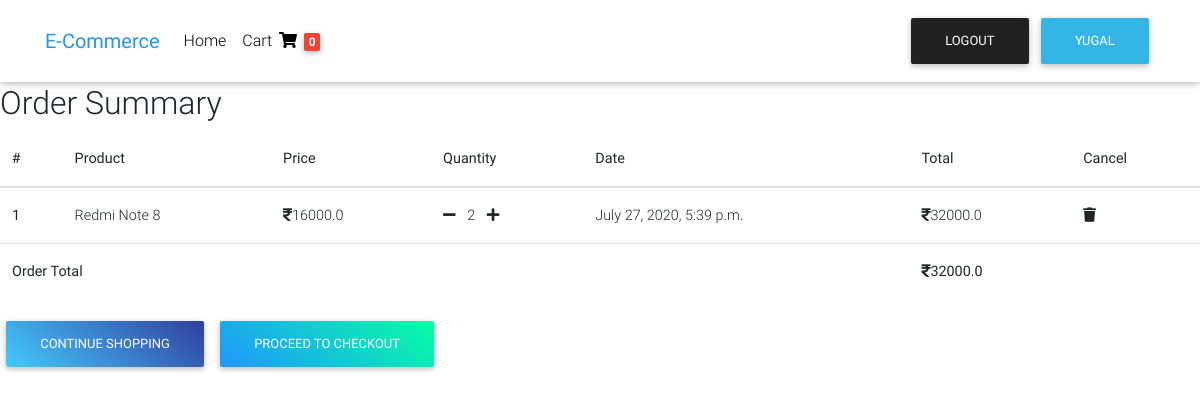
/ordersummary/ (signed in), run on the app's committed database.
### ecommerce/models.py (models this page shows)
class Order(models.Model):
    user=models.ForeignKey(User,on_delete=models.CASCADE)
    orderproducts=models.ForeignKey(Product,on_delete=models.CASCADE)
    quantity=models.IntegerField(default=0)
    date=models.DateTimeField()
    orderaddress=models.ForeignKey('BillingAddress',on_delete=models.SET_NULL,null=True,blank=True)
    orderstatus=models.BooleanField(default=False)
    def itemtotal(self):
        return self.quantity * self.orderproducts.price

class Product(models.Model):
    name=models.CharField(max_length=20)
    category=models.ForeignKey(Category, on_delete=models.CASCADE)
    price=models.FloatField()
    product_image=models.ImageField()
    description=models.CharField(max_length=100)
    oldprice=models.CharField(max_length=10)
    def __str__(self):
        return self.name

### ecommerce/views.py (the view)
# urls.py: path('ordersummary/',ordersummary),
def ordersummary(request):
    orders=Order.objects.all().filter(user=request.user,orderstatus=False)
    cart_count=Cart.objects.all().filter(user=request.user).count()
    total=0
    for i in orders:
        total += i.itemtotal()
    context={"orders":orders,"total":total,
    "cart_count":cart_count}
    return render(request,"ordersummary.html",context)

### template/ordersummary.html (shortened to what this page needs)
{% load static %}
<!DOCTYPE html>
<html lang="en">
<head>
  <link rel="stylesheet" href="https://use.fontawesome.com/releases/v5.11.2/css/all.css">
  <link href="{% static 'css/bootstrap.min.css' %}" rel="stylesheet">
  <link href="{% static 'css/mdb.min.css' %}" rel="stylesheet">
</head>
<body>
  <nav class="navbar fixed-top navbar-expand-lg navbar-light white scrolling-navbar">
    <div class="container">
      <a class="navbar-brand waves-effect" target="_blank">
        <strong class="blue-text">E-Commerce</strong>
      </a>
      <div class="collapse navbar-collapse" id="navbarSupportedContent">
        <ul class="navbar-nav mr-auto">
          <li class="nav-item ">
            <a class="nav-link waves-effect" href="/home/">Home
            </a>
          </li>
          <li class="nav-item">
            <a class="nav-link waves-effect" href="/cart/"
              target="">Cart <i class="fas fa-shopping-cart"></i>
              <span class="badge red z-depth-1 mr-1"> {{cart_count}}</span></a>
          </li>
        </ul>
          <a href="/logout/" type="button" class="btn btn-dark">Logout</a>
          <a type="button" class="btn btn-info">{{user}}</a>
      </div>
    </div>
  </nav>
<div class="mt-5 pt-4">
<div class="mt-2 pt-1">
</div>
</div>
    <div class="table-responsive text-nowrap">
      <h2>Order Summary</h2>
        <table class="table">
          <thead>
            <tr>
              <th scope="col">#</th>
              <th scope="col">Product </th>
              <th scope="col">Price</th>
              <th scope="col">Quantity</th>
              <th scope="col">Date</th>
              <th scope="col">Total</th>
              <th scope="col">Cancel</th>
            </tr>
          </thead>
          <tbody>
            {% for i in orders %}
            <tr>
              <th scope="row">{{forloop.counter}}</th>
              <td>{{i.orderproducts}}</td>
              <td><i class="fas fa-rupee-sign"></i>{{i.orderproducts.price}}</td>
              <td>
                <a href="/decreaseorderquantity?id={{i.id}}"><i class="fas fa-minus mr-2"></i></a>
                {{i.quantity}}
               <a href="/increaseorderquantity?id={{i.id}}"> <i class="fas fa-plus ml-2"></i></a>
              </td>
              <td>{{i.date}}</td>
              <td><i class="fas fa-rupee-sign"></i>{{i.itemtotal}}</td>
              <td><a href="/removeorder?id={{i.id}}"><i class="fas fa-trash"></i></a> </td>
            </tr>
            {% endfor %}
            <tr>
              <td colspan="5"><b>Order Total</b></td>
             <td><b><i class="fas fa-rupee-sign"></i>{{total}}</b> </td>
             <td></td>
            </tr>
          </tbody>
        </table>
        <a href="/home/" type="button" class="btn blue-gradient">Continue Shopping</a>
        <a href="/checkout/" type="button" class="btn aqua-gradient">Proceed To Checkout</a>
      </div>

### template/ordersummary.html (style rules this page uses)
html, body, header, .carousel { height: 60vh; }

### data on the page
Order: orderproducts "Redmi Note 8", orderproducts.price "16000.0", quantity "2", date "July 27, 2020, 5:39 p.m.", itemtotal "32000.0"

### other printed values
{{ cart_count }} "0"
{{ user }} "YUGAL"
{{ total }} "32000.0"
